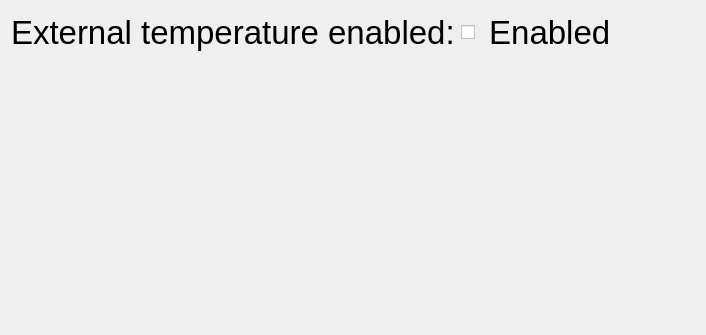
<?xml version="1.0" encoding="UTF-8"?>
<ui version="4.0">
 <class>ExternalTemperatureOptions</class>
 <widget class="QWidget" name="ExternalTemperatureOptions">
  <property name="geometry">
   <rect>
    <x>0</x>
    <y>0</y>
    <width>706</width>
    <height>335</height>
   </rect>
  </property>
  <property name="windowTitle">
   <string>Form</string>
  </property>
  <layout class="QVBoxLayout" name="verticalLayout">
   <item>
    <layout class="QHBoxLayout" name="horizontalLayout">
     <item>
      <widget class="QLabel" name="label">
       <property name="font">
        <font>
         <pointsize>25</pointsize>
        </font>
       </property>
       <property name="text">
        <string>External temperature enabled:</string>
       </property>
      </widget>
     </item>
     <item>
      <widget class="QCheckBox" name="tempCheckBox">
       <property name="font">
        <font>
         <pointsize>25</pointsize>
        </font>
       </property>
       <property name="text">
        <string> Enabled</string>
       </property>
       <property name="iconSize">
        <size>
         <width>24</width>
         <height>24</height>
        </size>
       </property>
      </widget>
     </item>
    </layout>
   </item>
   <item>
    <spacer name="verticalSpacer">
     <property name="orientation">
      <enum>Qt::Vertical</enum>
     </property>
     <property name="sizeHint" stdset="0">
      <size>
       <width>20</width>
       <height>261</height>
      </size>
     </property>
    </spacer>
   </item>
  </layout>
 </widget>
 <resources/>
 <connections/>
</ui>
